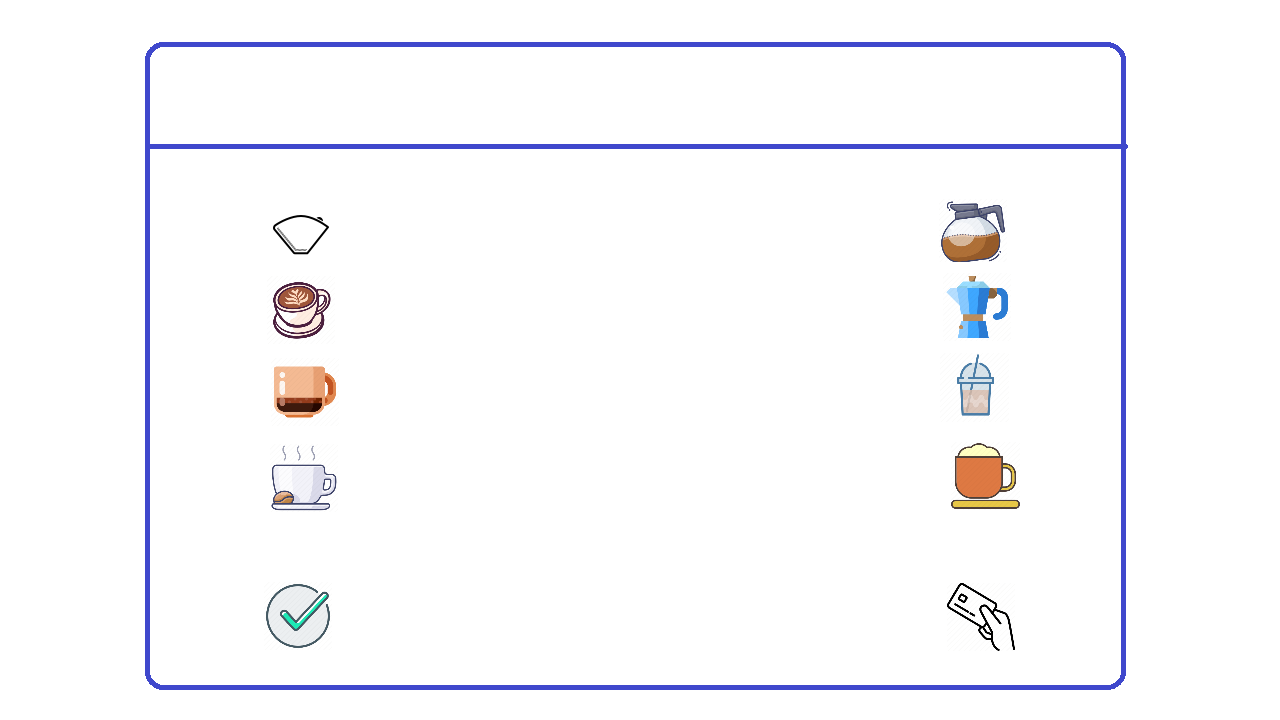
#> input picture resources/background.png, 1280 x 720 px, found by its file name; the run also reads 1 picture not shown here
$ python main.py
#> lines starting #> are read from the running program, lines starting #| are printed output that depends on the picture
import cv2
from cvzone.HandTrackingModule import HandDetector
import time


class Button:
    # Constructor of the Button class
    def __init__(self, pos, width, height, value):
        self.pos = pos
        self.width = width
        self.height = height
        self.value = value

    def draw(self, img):
        cv2.rectangle(img, self.pos, (self.pos[0] + self.width, self.pos[1] + self.height),
                      (225, 225, 225), cv2.FILLED)
        cv2.rectangle(img, self.pos, (self.pos[0] + self.width, self.pos[1] + self.height),
                      (50, 50, 50), 3)
        cv2.putText(img, self.value, (self.pos[0] + 2, self.pos[1] + 50), cv2.FONT_HERSHEY_PLAIN,
                    2, (50, 50, 50), 2)

    def checkClick(self, x, y):
        if self.pos[0] < x < self.pos[0] + self.width and \
                self.pos[1] < y < self.pos[1] + self.height:
            cv2.rectangle(img, (self.pos[0] + 3, self.pos[1] + 3),
                          (self.pos[0] + self.width - 3, self.pos[1] + self.height - 3),
                          (255, 255, 255), cv2.FILLED)
            cv2.putText(img, self.value, (self.pos[0] + 25, self.pos[1] + 80), cv2.FONT_HERSHEY_PLAIN,
                        5, (0, 0, 0), 5)
            return True
        else:
            return False


# Photo identification
imgBackground = cv2.imread("/Users/black/PycharmProjects/VirtualVendingMachine/resources/background.png")
#> imgBackground is the input picture: shape (720, 1280, 3); mean B, G, R 251.3, 248.4, 248.6
imgEspBg = cv2.imread("/Users/black/PycharmProjects/VirtualVendingMachine/resources/espressobg.png")
imgAmeBg = cv2.imread("/Users/black/PycharmProjects/VirtualVendingMachine/resources/americanobg.png")
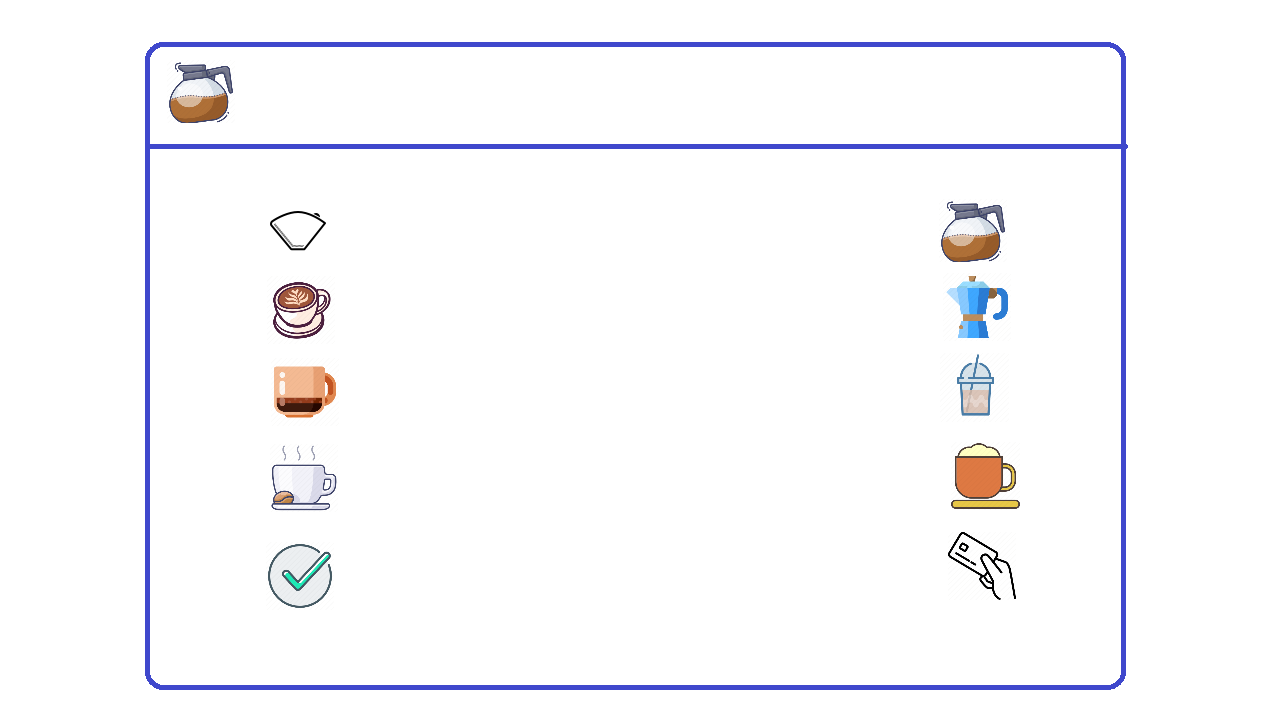
#> input picture resources/americanobg.png, 1280 x 720 px, found by its file name
#> imgAmeBg is the input picture: shape (720, 1280, 3); mean B, G, R 250.9, 248.1, 248.3
imgCapBg = cv2.imread("/Users/black/PycharmProjects/VirtualVendingMachine/resources/cappuccinobg.png")
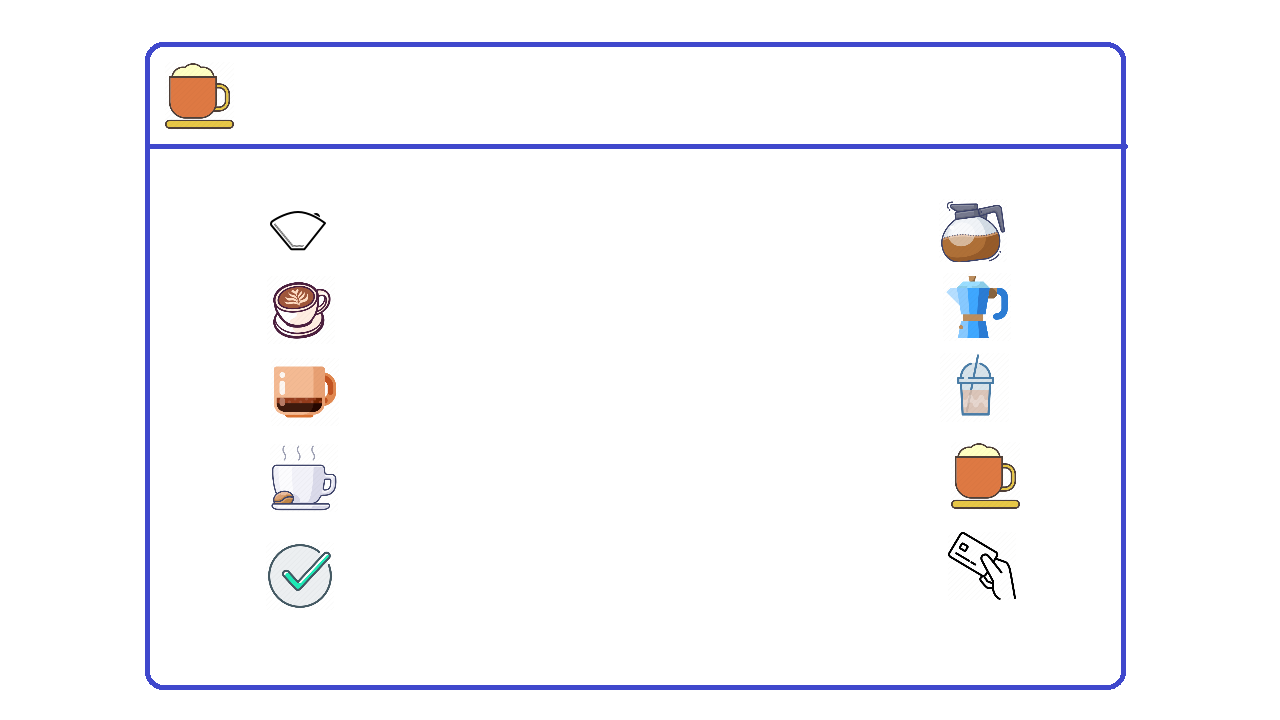
#> input picture resources/cappuccinobg.png, 1280 x 720 px, found by its file name
#> imgCapBg is the input picture: shape (720, 1280, 3); mean B, G, R 250.7, 248, 248.4
imgContBg = cv2.imread("/Users/black/PycharmProjects/VirtualVendingMachine/resources/continiuebg.png")
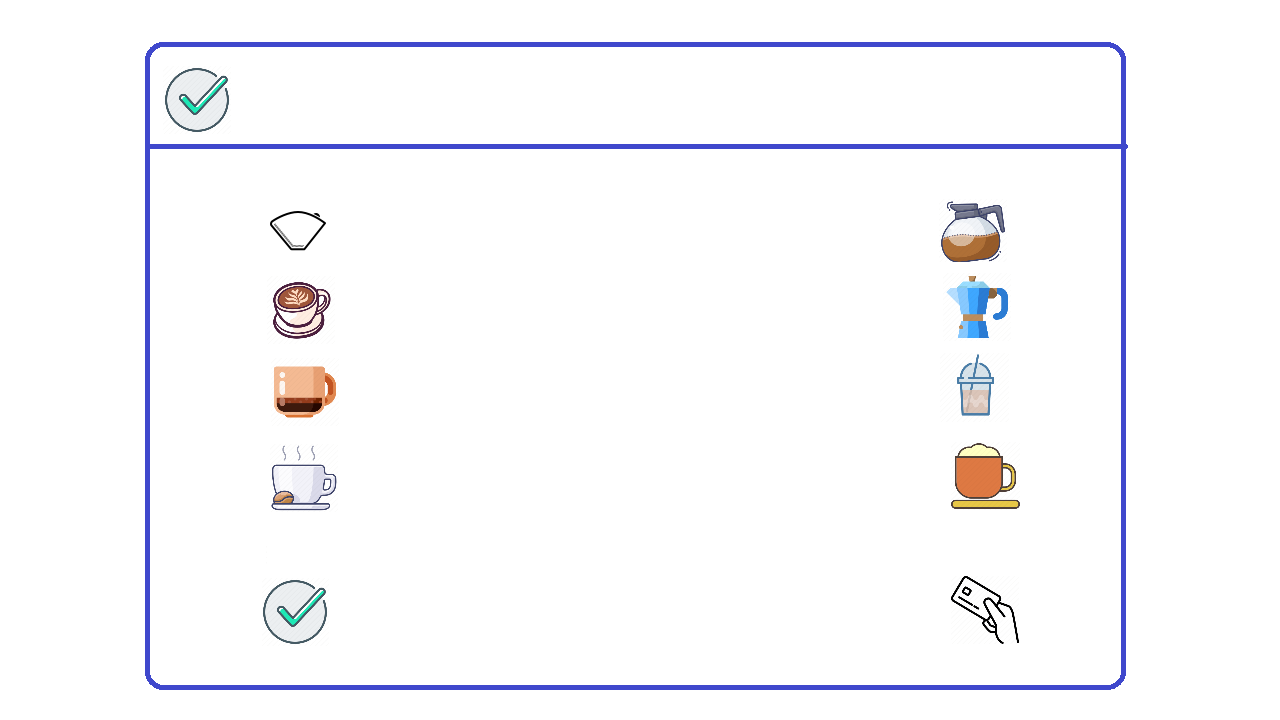
#> input picture resources/continiuebg.png, 1280 x 720 px, found by its file name
#> imgContBg is the input picture: shape (720, 1280, 3); mean B, G, R 251.1, 248.3, 248.4
imgFilterBg = cv2.imread("/Users/black/PycharmProjects/VirtualVendingMachine/resources/filterbg.png")
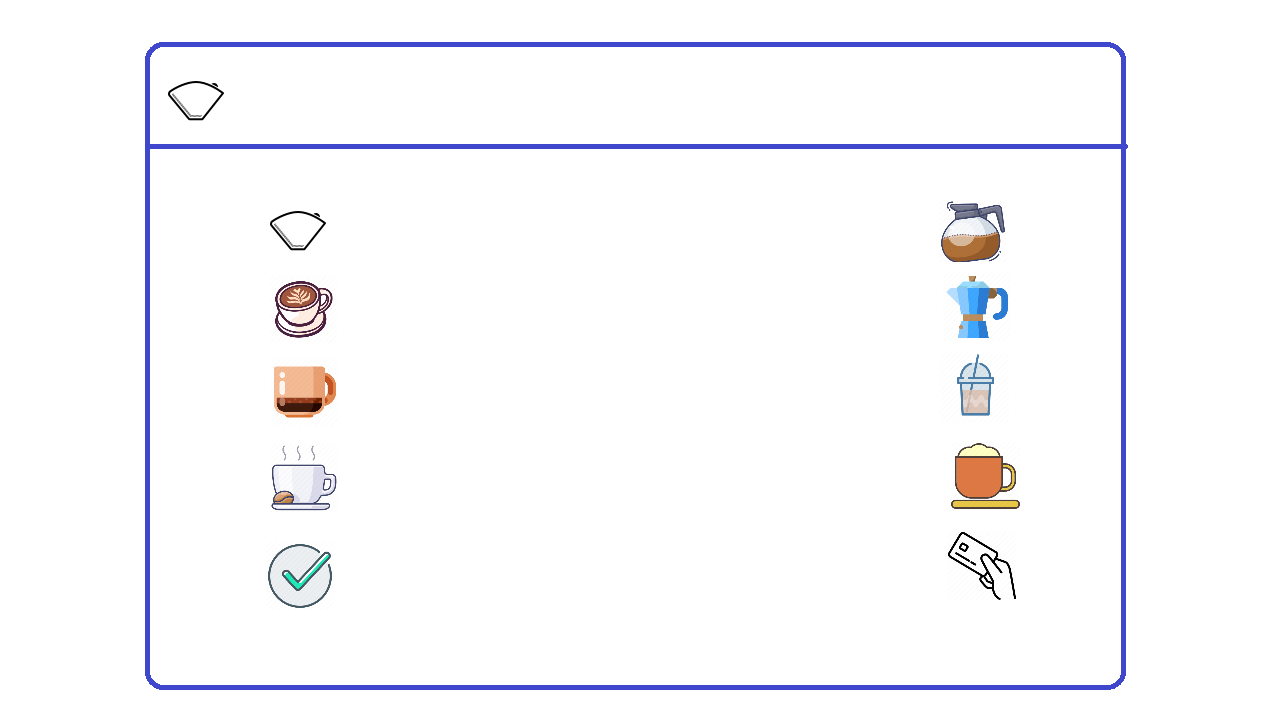
#> input picture resources/filterbg.png, 1280 x 720 px, found by its file name
#> imgFilterBg is the input picture: shape (720, 1280, 3); mean B, G, R 251.2, 248.4, 248.5
imgFrappeBg = cv2.imread("/Users/black/PycharmProjects/VirtualVendingMachine/resources/frappebg.png")
imgLatteBg = cv2.imread("/Users/black/PycharmProjects/VirtualVendingMachine/resources/lattebg.png")
imgMochaBg = cv2.imread("/Users/black/PycharmProjects/VirtualVendingMachine/resources/mochabg.png")
imgPayBg = cv2.imread("/Users/black/PycharmProjects/VirtualVendingMachine/resources/paybg.png")
imgPayBg2 = cv2.imread("/Users/black/PycharmProjects/VirtualVendingMachine/resources/pay2.jpeg")
imgRisseBg = cv2.imread("/Users/black/PycharmProjects/VirtualVendingMachine/resources/ristrettobg.png")

# WebCam
#> (the run stopped early here; a loop or call above may not have finished)
